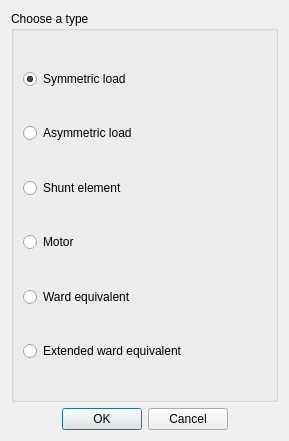
<?xml version="1.0" encoding="UTF-8"?>
<ui version="4.0">
 <class>Dialog</class>
 <widget class="QDialog" name="Dialog">
  <property name="geometry">
   <rect>
    <x>0</x>
    <y>0</y>
    <width>289</width>
    <height>441</height>
   </rect>
  </property>
  <property name="minimumSize">
   <size>
    <width>289</width>
    <height>441</height>
   </size>
  </property>
  <property name="maximumSize">
   <size>
    <width>289</width>
    <height>441</height>
   </size>
  </property>
  <property name="windowTitle">
   <string>Adding a load</string>
  </property>
  <layout class="QVBoxLayout" name="verticalLayout">
   <item>
    <widget class="QGroupBox" name="groupBox">
     <property name="title">
      <string>Choose a type</string>
     </property>
     <layout class="QVBoxLayout" name="verticalLayout_2">
      <item>
       <spacer name="verticalSpacer_3">
        <property name="orientation">
         <enum>Qt::Vertical</enum>
        </property>
        <property name="sizeHint" stdset="0">
         <size>
          <width>20</width>
          <height>40</height>
         </size>
        </property>
       </spacer>
      </item>
      <item>
       <widget class="QRadioButton" name="radioLoad">
        <property name="toolTip">
         <string>&lt;html&gt;&lt;head/&gt;&lt;body&gt;&lt;p&gt;Symmetric 3-phase load&lt;/p&gt;&lt;/body&gt;&lt;/html&gt;</string>
        </property>
        <property name="text">
         <string>Symmetric load</string>
        </property>
        <property name="checked">
         <bool>true</bool>
        </property>
       </widget>
      </item>
      <item>
       <spacer name="verticalSpacer_4">
        <property name="orientation">
         <enum>Qt::Vertical</enum>
        </property>
        <property name="sizeHint" stdset="0">
         <size>
          <width>20</width>
          <height>40</height>
         </size>
        </property>
       </spacer>
      </item>
      <item>
       <widget class="QRadioButton" name="radioALoad">
        <property name="toolTip">
         <string>&lt;html&gt;&lt;head/&gt;&lt;body&gt;&lt;p&gt;Different load for each phase&lt;/p&gt;&lt;/body&gt;&lt;/html&gt;</string>
        </property>
        <property name="text">
         <string>Asymmetric load</string>
        </property>
       </widget>
      </item>
      <item>
       <spacer name="verticalSpacer_2">
        <property name="orientation">
         <enum>Qt::Vertical</enum>
        </property>
        <property name="sizeHint" stdset="0">
         <size>
          <width>20</width>
          <height>40</height>
         </size>
        </property>
       </spacer>
      </item>
      <item>
       <widget class="QRadioButton" name="radioShunt">
        <property name="toolTip">
         <string>&lt;html&gt;&lt;head/&gt;&lt;body&gt;&lt;p&gt;Fixed complex admitance calculated from rated power at 1 p.u. voltage&lt;/p&gt;&lt;/body&gt;&lt;/html&gt;</string>
        </property>
        <property name="text">
         <string>Shunt element</string>
        </property>
       </widget>
      </item>
      <item>
       <spacer name="verticalSpacer_5">
        <property name="orientation">
         <enum>Qt::Vertical</enum>
        </property>
        <property name="sizeHint" stdset="0">
         <size>
          <width>20</width>
          <height>40</height>
         </size>
        </property>
       </spacer>
      </item>
      <item>
       <widget class="QRadioButton" name="radioMotor">
        <property name="toolTip">
         <string>&lt;html&gt;&lt;head/&gt;&lt;body&gt;&lt;p&gt;3-phase motor with constant power consumption&lt;/p&gt;&lt;/body&gt;&lt;/html&gt;</string>
        </property>
        <property name="text">
         <string>Motor</string>
        </property>
       </widget>
      </item>
      <item>
       <spacer name="verticalSpacer_6">
        <property name="orientation">
         <enum>Qt::Vertical</enum>
        </property>
        <property name="sizeHint" stdset="0">
         <size>
          <width>20</width>
          <height>40</height>
         </size>
        </property>
       </spacer>
      </item>
      <item>
       <widget class="QRadioButton" name="radioWard">
        <property name="toolTip">
         <string>&lt;html&gt;&lt;head/&gt;&lt;body&gt;&lt;p&gt;Combination of an impedance load and a PQ load&lt;/p&gt;&lt;/body&gt;&lt;/html&gt;</string>
        </property>
        <property name="text">
         <string>Ward equivalent</string>
        </property>
       </widget>
      </item>
      <item>
       <spacer name="verticalSpacer_7">
        <property name="orientation">
         <enum>Qt::Vertical</enum>
        </property>
        <property name="sizeHint" stdset="0">
         <size>
          <width>20</width>
          <height>40</height>
         </size>
        </property>
       </spacer>
      </item>
      <item>
       <widget class="QRadioButton" name="radioExtendedWard">
        <property name="toolTip">
         <string>&lt;html&gt;&lt;head/&gt;&lt;body&gt;&lt;p&gt;Combination of an impedance load, a PQ load and a voltage source with an internal impedance&lt;/p&gt;&lt;/body&gt;&lt;/html&gt;</string>
        </property>
        <property name="text">
         <string>Extended ward equivalent</string>
        </property>
       </widget>
      </item>
      <item>
       <spacer name="verticalSpacer_8">
        <property name="orientation">
         <enum>Qt::Vertical</enum>
        </property>
        <property name="sizeHint" stdset="0">
         <size>
          <width>20</width>
          <height>40</height>
         </size>
        </property>
       </spacer>
      </item>
     </layout>
    </widget>
   </item>
   <item>
    <spacer name="verticalSpacer">
     <property name="orientation">
      <enum>Qt::Vertical</enum>
     </property>
     <property name="sizeHint" stdset="0">
      <size>
       <width>20</width>
       <height>40</height>
      </size>
     </property>
    </spacer>
   </item>
   <item>
    <layout class="QHBoxLayout" name="horizontalLayout">
     <item>
      <spacer name="horizontalSpacer">
       <property name="orientation">
        <enum>Qt::Horizontal</enum>
       </property>
       <property name="sizeHint" stdset="0">
        <size>
         <width>40</width>
         <height>20</height>
        </size>
       </property>
      </spacer>
     </item>
     <item>
      <widget class="QDialogButtonBox" name="buttonBox">
       <property name="orientation">
        <enum>Qt::Horizontal</enum>
       </property>
       <property name="standardButtons">
        <set>QDialogButtonBox::Cancel|QDialogButtonBox::Ok</set>
       </property>
      </widget>
     </item>
     <item>
      <spacer name="horizontalSpacer_2">
       <property name="orientation">
        <enum>Qt::Horizontal</enum>
       </property>
       <property name="sizeHint" stdset="0">
        <size>
         <width>40</width>
         <height>20</height>
        </size>
       </property>
      </spacer>
     </item>
    </layout>
   </item>
  </layout>
 </widget>
 <resources/>
 <connections>
  <connection>
   <sender>buttonBox</sender>
   <signal>accepted()</signal>
   <receiver>Dialog</receiver>
   <slot>accept()</slot>
   <hints>
    <hint type="sourcelabel">
     <x>248</x>
     <y>254</y>
    </hint>
    <hint type="destinationlabel">
     <x>157</x>
     <y>274</y>
    </hint>
   </hints>
  </connection>
  <connection>
   <sender>buttonBox</sender>
   <signal>rejected()</signal>
   <receiver>Dialog</receiver>
   <slot>reject()</slot>
   <hints>
    <hint type="sourcelabel">
     <x>316</x>
     <y>260</y>
    </hint>
    <hint type="destinationlabel">
     <x>286</x>
     <y>274</y>
    </hint>
   </hints>
  </connection>
 </connections>
</ui>
